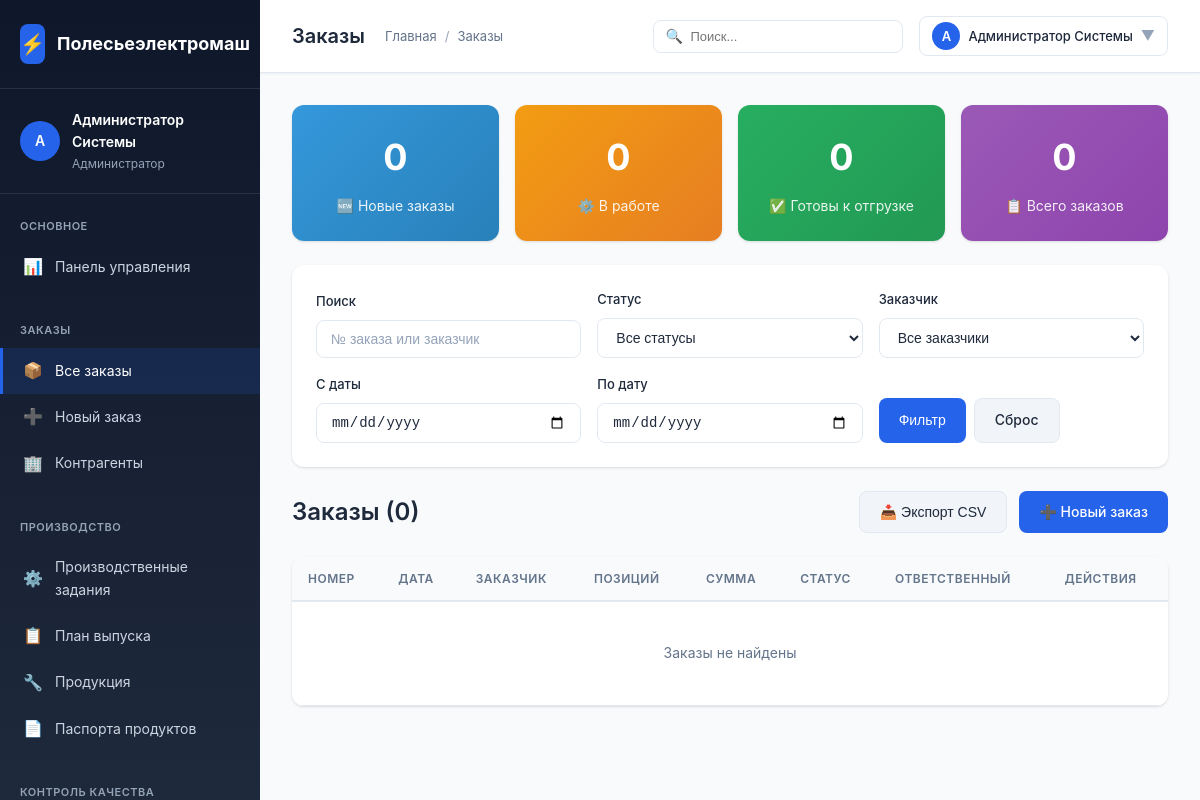
The page /polesie/modules/orders/list.php (signed in) on the database its author committed.
### tables this page shows
CREATE TABLE `users` (
  `id` INT AUTO_INCREMENT PRIMARY KEY,
  `username` VARCHAR(50) NOT NULL UNIQUE,
  `password_hash` VARCHAR(255) NOT NULL,
  `full_name` VARCHAR(100) NOT NULL,
  `email` VARCHAR(100),
  `role_id` INT,
  `is_active` BOOLEAN DEFAULT TRUE,
  `created_at` TIMESTAMP DEFAULT CURRENT_TIMESTAMP,
  CONSTRAINT `fk_users_role` FOREIGN KEY (`role_id`) REFERENCES `user_roles`(`id`) ON DELETE SET NULL
);

CREATE TABLE `user_roles` (
  `id` INT AUTO_INCREMENT PRIMARY KEY,
  `name` VARCHAR(100) NOT NULL,
  `code` VARCHAR(50) NOT NULL UNIQUE,
  `description` TEXT,
  `permissions` JSON
);

### polesie/modules/orders/list.php (the view, shortened to what the rows shown need)
<?php
require_once __DIR__ . '/../../config/config.php';
$user = getCurrentUser();
$pdo = getDbConnection();
$search = $_GET['search'] ?? '';
$statusId = $_GET['status'] ?? '';
$contractorId = $_GET['contractor'] ?? '';
$dateFrom = $_GET['date_from'] ?? '';
$dateTo = $_GET['date_to'] ?? '';
$params = [];
$countSql = "SELECT COUNT(DISTINCT o.id) FROM orders o
             JOIN contractors c ON o.customer_id = c.id
             WHERE 1=1" .
             ($search ? " AND (o.order_number LIKE ? OR c.name LIKE ?)" : "") .
             ($statusId ? " AND o.status = ?" : "") .
             ($contractorId ? " AND o.customer_id = ?" : "") .
             ($dateFrom ? " AND o.order_date >= ?" : "") .
             ($dateTo ? " AND o.order_date <= ?" : "");
$stmt = $pdo->prepare($countSql);
$stmt->execute($params);
$totalRecords = $stmt->fetchColumn();
$pageTitle = 'Заказы';
?>
<!DOCTYPE html>
<html lang="ru">
<head>
    <link rel="stylesheet" href="<?= asset('assets/css/style.css') ?>">
</head>
<body>
    <div class="app-container">
        <?php require_once BASE_PATH . '/includes/sidebar.php'; ?>
        <div class="main-content">
            <?php require_once BASE_PATH . '/includes/topbar.php'; ?>
            <div class="content-area">
                <div style="display: flex; justify-content: space-between; align-items: center; margin-bottom: 24px;">
                    <h2 style="font-size: 24px; font-weight: 600;">Заказы (<?= $totalRecords ?>)</h2>
                </div>
                <div class="card">
                    <div class="card-body" style="padding: 0;">
                        <div class="table-responsive">
                            <table class="table" id="ordersTable">
                                <thead>
                                    <tr>
                                        <th>Номер</th>
                                        <th>Дата</th>
                                        <th>Заказчик</th>
                                        <th>Позиций</th>
                                        <th>Сумма</th>
                                        <th>Статус</th>
                                        <th>Ответственный</th>
                                        <th>Действия</th>
                                    </tr>
                                </thead>
                            </table>
                        </div>
                    </div>
                </div>
            </div>
        </div>
    </div>
</body>
</html>

### polesie/includes/sidebar.php (shortened to what the rows shown need)
<div class="sidebar">
    <div class="sidebar-user">
        <div class="sidebar-user-info">
            <div class="sidebar-user-avatar">
                <?= mb_substr($user['full_name'], 0, 1) ?>
            </div>
            <div class="sidebar-user-details">
                <div class="sidebar-user-name"><?= e($user['full_name']) ?></div>
                <div class="sidebar-user-role"><?= e($user['role_name']) ?></div>
            </div>
        </div>
    </div>
</div>

### polesie/includes/topbar.php (shortened to what the rows shown need)
<div class="topbar">
    <div class="topbar-left">
        <h1 class="topbar-title"><?= e($pageTitle) ?></h1>
    </div>
    <div class="topbar-right">
        <div style="position: relative;">
            <div class="topbar-action" onclick="toggleProfileMenu()" style="width: auto; padding: 8px 12px; gap: 8px;">
                <div style="width: 28px; height: 28px; background: var(--primary-color); border-radius: 50%; display: flex; align-items: center; justify-content: center; color: white; font-size: 13px; font-weight: 600;">
                    <?= mb_substr($user['full_name'], 0, 1) ?>
                </div>
                <span style="font-size: 13px; font-weight: 500;"><?= e($user['full_name']) ?></span>
                <span style="color: var(--text-muted);">▼</span>
            </div>
        </div>
    </div>
</div>

### rows shown on the page
users: full_name "А", full_name "Администратор Системы", role.name "Администратор"

### other values the page prints
$pageTitle "Заказы"
$newOrdersCount "0"
$inWorkCount "0"
$readyCount "0"
$totalRecords "0"
